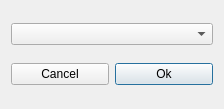
<?xml version="1.0" encoding="UTF-8"?>
<ui version="4.0">
 <class>Dialog</class>
 <widget class="QDialog" name="Dialog">
  <property name="geometry">
   <rect>
    <x>0</x>
    <y>0</y>
    <width>224</width>
    <height>109</height>
   </rect>
  </property>
  <property name="windowTitle">
   <string>Dialog</string>
  </property>
  <layout class="QVBoxLayout" name="verticalLayout">
   <item>
    <widget class="QComboBox" name="listVarcomboBox"/>
   </item>
   <item>
    <layout class="QHBoxLayout" name="horizontalLayout">
     <item>
      <widget class="QPushButton" name="cancelPushButton">
       <property name="text">
        <string>Cancel</string>
       </property>
       <property name="autoDefault">
        <bool>false</bool>
       </property>
      </widget>
     </item>
     <item>
      <widget class="QPushButton" name="okPushButton">
       <property name="text">
        <string>Ok</string>
       </property>
      </widget>
     </item>
    </layout>
   </item>
  </layout>
 </widget>
 <resources/>
 <connections/>
</ui>
